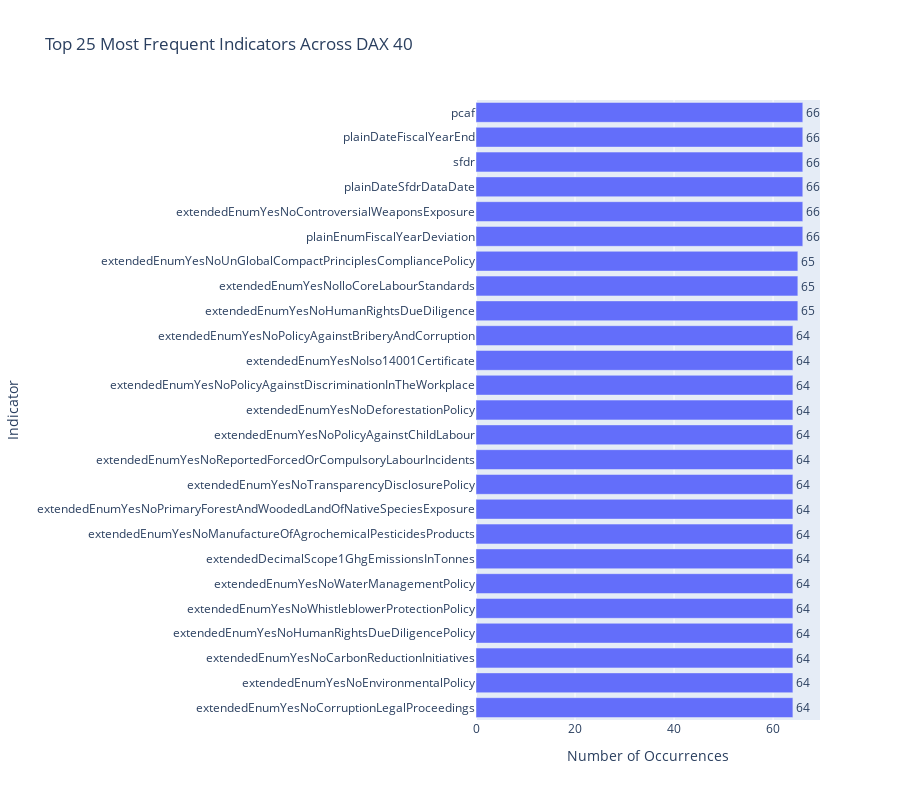

Notebook source saved alongside this figure:
### Code cell
# Visualize top indicators
top_n = 25
fig = px.bar(
    indicator_freq_df.head(top_n),
    x='count',
    y='indicator',
    orientation='h',
    title=f'Top {top_n} Most Frequent Indicators Across DAX 40',
    labels={'count': 'Number of Occurrences', 'indicator': 'Indicator'},
    text='count'
)
fig.update_layout(height=800, yaxis={'categoryorder':'total ascending'})
fig.update_traces(textposition='outside')
fig.show()

fig.write_html(OUTPUT_DIR / "top_indicators.html")

### Figure 1 — Plotly figure (JSON) as saved in the notebook; plotly's stock layout.template omitted (floating-point values rounded to 4 significant figures)
{"data": [{"alignmentgroup": "True", "hovertemplate": "Number of Occurrences=%{text}<br>Indicator=%{y}<extra></extra>", "legendgroup": "", "marker": {"color": "#636efa", "pattern": {"shape": ""}}, "name": "", "offsetgroup": "", "orientation": "h", "showlegend": false, "text": [66, 66, 66, 66, 66, 66, 65, 65, 65, 64, 64, 64, 64, 64, 64, 64, 64, 64, 64, 64, 64, 64, 64, 64, 64], "textposition": "outside", "type": "bar", "x": [66, 66, 66, 66, 66, 66, 65, 65, 65, 64, 64, 64, 64, 64, 64, 64, 64, 64, 64, 64, 64, 64, 64, 64, 64], "xaxis": "x", "y": ["plainEnumFiscalYearDeviation", "extendedEnumYesNoControversialWeaponsExposure", "plainDateSfdrDataDate", "sfdr", "plainDateFiscalYearEnd", "pcaf", "extendedEnumYesNoHumanRightsDueDiligence", "extendedEnumYesNoIloCoreLabourStandards", "extendedEnumYesNoUnGlobalCompactPrinciplesCompliancePolicy", "extendedEnumYesNoCorruptionLegalProceedings", "extendedEnumYesNoEnvironmentalPolicy", "extendedEnumYesNoCarbonReductionInitiatives", "extendedEnumYesNoHumanRightsDueDiligencePolicy", "extendedEnumYesNoWhistleblowerProtectionPolicy", "extendedEnumYesNoWaterManagementPolicy", "extendedDecimalScope1GhgEmissionsInTonnes", "extendedEnumYesNoManufactureOfAgrochemicalPesticidesProducts", "extendedEnumYesNoPrimaryForestAndWoodedLandOfNativeSpeciesExposure", "extendedEnumYesNoTransparencyDisclosurePolicy", "extendedEnumYesNoReportedForcedOrCompulsoryLabourIncidents", "extendedEnumYesNoPolicyAgainstChildLabour", "extendedEnumYesNoDeforestationPolicy", "extendedEnumYesNoPolicyAgainstDiscriminationInTheWorkplace", "extendedEnumYesNoIso14001Certificate", "extendedEnumYesNoPolicyAgainstBriberyAndCorruption"], "yaxis": "y"}], "layout": {"barmode": "relative", "height": 800, "legend": {"tracegroupgap": 0}, "title": {"text": "Top 25 Most Frequent Indicators Across DAX 40"}, "xaxis": {"anchor": "y", "domain": [0, 1], "title": {"text": "Number of Occurrences"}}, "yaxis": {"anchor": "x", "categoryorder": "total ascending", "domain": [0, 1], "title": {"text": "Indicator"}}}}
